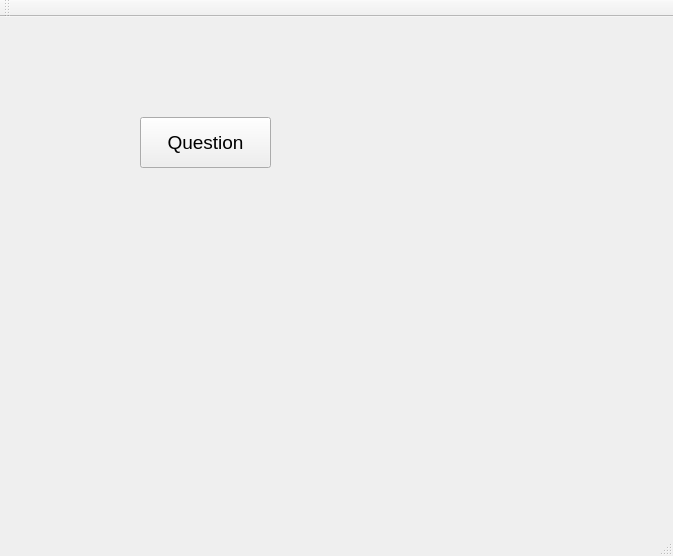
<?xml version="1.0" encoding="UTF-8"?>
<ui version="4.0">
 <class>MainWindow</class>
 <widget class="QMainWindow" name="MainWindow">
  <property name="geometry">
   <rect>
    <x>0</x>
    <y>0</y>
    <width>673</width>
    <height>556</height>
   </rect>
  </property>
  <property name="windowTitle">
   <string>MainWindow</string>
  </property>
  <widget class="QWidget" name="centralWidget">
   <widget class="QPushButton" name="question_button">
    <property name="geometry">
     <rect>
      <x>140</x>
      <y>100</y>
      <width>131</width>
      <height>51</height>
     </rect>
    </property>
    <property name="font">
     <font>
      <pointsize>14</pointsize>
     </font>
    </property>
    <property name="text">
     <string>Question</string>
    </property>
   </widget>
  </widget>
  <widget class="QMenuBar" name="menuBar">
   <property name="geometry">
    <rect>
     <x>0</x>
     <y>0</y>
     <width>673</width>
     <height>26</height>
    </rect>
   </property>
  </widget>
  <widget class="QToolBar" name="mainToolBar">
   <attribute name="toolBarArea">
    <enum>TopToolBarArea</enum>
   </attribute>
   <attribute name="toolBarBreak">
    <bool>false</bool>
   </attribute>
  </widget>
  <widget class="QStatusBar" name="statusBar"/>
 </widget>
 <layoutdefault spacing="6" margin="11"/>
 <resources/>
 <connections/>
</ui>
